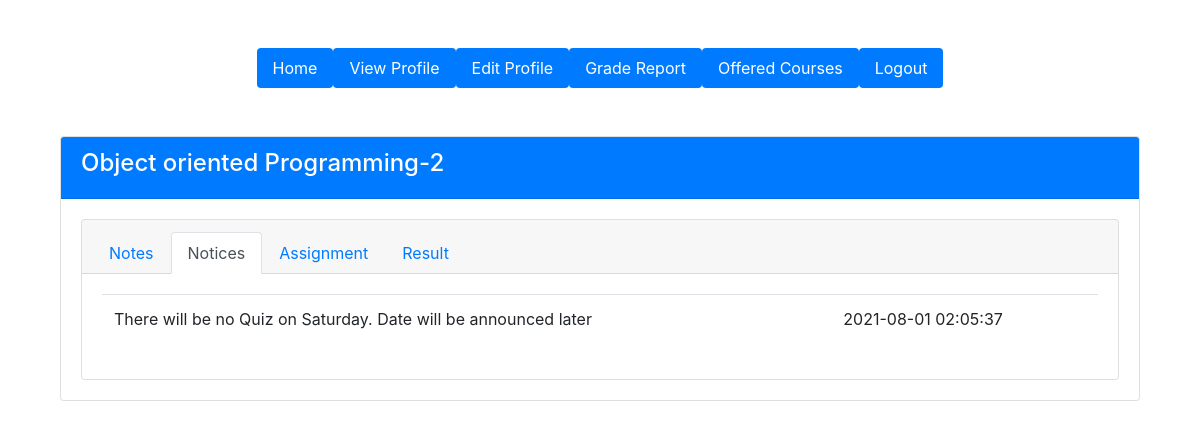
The page /students/notice.php?eid=2 (signed in) on the database its author committed.
### tables this page shows
CREATE TABLE `enrolledcourse` (
  `id` int(10) NOT NULL,
  `sId` int(10) NOT NULL,
  `cName` varchar(30) NOT NULL,
  `midQuiz1` int(5) DEFAULT NULL,
  `midQuiz2` int(5) DEFAULT NULL,
  `finalQuiz1` int(5) DEFAULT NULL,
  `finalQuiz2` int(5) DEFAULT NULL,
  `midAttendence` int(5) DEFAULT NULL,
  `midPerformance` int(5) DEFAULT NULL,
  `finalAttendence` int(5) DEFAULT NULL,
  `day` varchar(20) NOT NULL,
  `finalPerformance` int(5) DEFAULT NULL,
  `midExam` int(5) DEFAULT NULL,
  `finalExam` int(5) DEFAULT NULL,
  `time` varchar(20) NOT NULL
);

CREATE TABLE `notice` (
  `id` int(10) NOT NULL,
  `eId` int(10) NOT NULL,
  `description` varchar(300) NOT NULL,
  `date` datetime NOT NULL
);

### students/notice.php (the view, shortened to what this page needs)
<?php
require '../model/dataaccess.php';
$rows = [];
$name ="";
$noticeErr = "";
?>
<!DOCTYPE html>
<html lang="en">
<head>
    <link rel="stylesheet" href="https://cdnjs.cloudflare.com/ajax/libs/font-awesome/5.15.3/css/all.min.css">
    <link rel="stylesheet" href="../css/bootstrap.min.css">
		<?php
			if($connection->connect_error){
				die("connection failed:" . $connection->connect_error);
			}
			else{
						$eId = $_GET["eid"] ;
						$sql = "SELECT * FROM notice WHERE eId = '$eId'";
						$course_sql= "SELECT cName FROM enrolledcourse WHERE id = '$eId' ";
						$result = $connection->query($sql);
						$result2 = $connection->query($course_sql);
						if($result2->num_rows > 0){
								$name = $result2->fetch_assoc();
								if($result->num_rows > 0)
								{
										while($row = $result->fetch_assoc())
										{
												$rows[] = $row;
										}
								}
								else{
									$noticeErr = "No notice Available!!";
								}
							}
			}
		?>
</head>
<body>
		<div class="container">
			<ul class="nav nav-pills justify-content-center mt-5  ">
			  <li class="nav-items">
			    <a class="nav-link active " href="http://localhost/My Project/Project/students/home.php">Home</a>
			  </li>
			  <li class="nav-items">
			    <a class="nav-link active" href="http://localhost/My Project/Project/students/viewProfile.php">View Profile</a>
			  </li>
			  <li class="nav-items">
			    <a class="nav-link active" href="http://localhost/My Project/Project/students/editProfile.php">Edit Profile</a>
			  </li>
			  <li class="nav-items">
			    <a class="nav-link active" href="http://localhost/My Project/Project/students/gradeReport.php">Grade Report</a>
			  </li>
			  <li class="nav-items">
					<a class="nav-link active" href="http://localhost/My Project/Project/students/offeredCourses.php">Offered Courses</a>
				</li>
			  <li class="nav-items">
			    <a class="nav-link active" href="http://localhost/My Project/Project/logout.php">Logout</a>
			  </li>
			</ul>
					<div class="container mt-5">
						<div class="card">
							<div class="card-header bg-primary text-white">
								<h4><?php echo $name["cName"]; ?></h4>
							</div>
							<div class="card-body">
				        <div class="card">
				            <div class="card-header">
				              <ul class="nav nav-tabs card-header-tabs">
				                <li class="nav-item">
				                  <a href="http://localhost/My Project/Project/students/classDetails.php?eid=<?php echo $_GET["eid"]; ?>" class="nav-link ">Notes</a>
				                </li>
				                <li class="nav-item">
				                  <a href="http://localhost/My Project/Project/students/notice.php?eid=<?php echo $_GET["eid"]; ?>" class="nav-link active">Notices</a>
				                </li>
												<li class="nav-item">
				                  <a href="http://localhost/My Project/Project/students/assignment.php?eid=<?php echo $_GET["eid"]; ?>" class="nav-link">Assignment</a>
				                </li>
												<li class="nav-item">
				                  <a href="http://localhost/My Project/Project/students/result.php?eid=<?php echo $_GET["eid"]; ?>" class="nav-link">Result</a>
				                </li>
				              </ul>
				            </div>
				            <div class="card-body">
				                <table class="table">
													<tbody>
														<?php if(!empty($rows)){ foreach($rows as $notice){  ?>
						                	<tr>
						                		<td><?php echo $notice["description"]; ?></td>
																<td><?php echo $notice["date"]; ?> </td>
						                	</tr>
														<?php }}
														else{ ?>
															<span> <?php echo $noticeErr; ?></span>
														<?php } ?>
													</tbody>
				                </table>
				            </div>
				          </div>
									</div>
						</div>
				</div>
		</div>
  </body>
  </html>

### rows shown on the page
enrolledcourse: cName "Object oriented Programming-2"
notice: description "There will be no Quiz on Saturday. Date will be announced later", date "2021-08-01 02:05:37"
